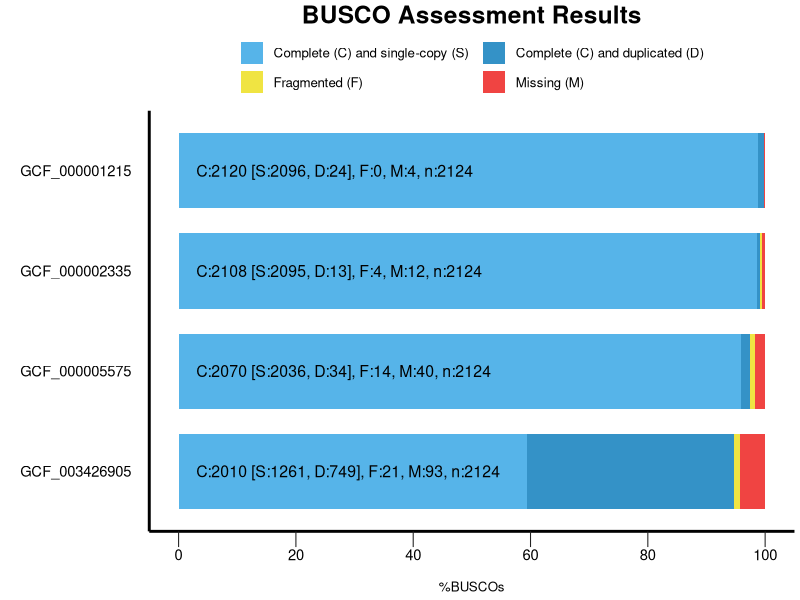

Generate this figure with R:
######################################
#
# BUSCO summary figure
# @version 4.0.0
# @since BUSCO 2.0.0
# 
# Copyright (c) 2016-2023, Evgeny Zdobnov (ez@ezlab.org)
# Licensed under the MIT license. See LICENSE.md file.
#
######################################

# Load the required libraries
library(ggplot2)
library("grid")

# !!! CONFIGURE YOUR PLOT HERE !!! 
# Output
my_output <- paste("busco/","busco_figure.png",sep="/") 
my_width <- 20
my_height <- 15
my_unit <- "cm"

# Colors
my_colors <- c("#56B4E9", "#3492C7", "#F0E442", "#F04442")
# Bar height ratio
my_bar_height <- 0.75

# Legend
my_title <- "BUSCO Assessment Results"

# Font
my_family <- "sans"
my_size_ratio <- 1

# !!! SEE YOUR DATA HERE !!! 
# Your data as generated by python, remove or add more
my_species <- c('GCF_000005575', 'GCF_000005575', 'GCF_000005575', 'GCF_000005575', 'GCF_000001215', 'GCF_000001215', 'GCF_000001215', 'GCF_000001215', 'GCF_000002335', 'GCF_000002335', 'GCF_000002335', 'GCF_000002335', 'GCF_003426905', 'GCF_003426905', 'GCF_003426905', 'GCF_003426905')
my_species <- factor(my_species)
my_species <- factor(my_species,levels(my_species)[c(length(levels(my_species)):1)]) # reorder your species here just by changing the values in the vector :
my_percentage <- c(95.9, 1.6, 0.7, 1.8, 98.7, 1.1, 0.0, 0.2, 98.6, 0.6, 0.2, 0.6, 59.4, 35.3, 1.0, 4.3)
my_values <- c(2036, 34, 14, 40, 2096, 24, 0, 4, 2095, 13, 4, 12, 1261, 749, 21, 93)

######################################
######################################
######################################
# Code to produce the graph
labsize = 1
if (length(levels(my_species)) > 10){
 labsize = 0.66
}
print("Plotting the figure ...")
category <- c(rep(c("S","D","F","M"),c(1)))
category <-factor(category)
category = factor(category,levels(category)[c(4,1,2,3)])
df = data.frame(my_species,my_percentage,my_values,category)

figure <- ggplot() + 
  
  geom_bar(aes(y = my_percentage, x = my_species, fill = category), position = position_stack(reverse = TRUE), data = df, stat="identity", width=my_bar_height) + 
  coord_flip() + 
  theme_gray(base_size = 8) + 
  scale_y_continuous(labels = c("0","20","40","60","80","100"), breaks = c(0,20,40,60,80,100)) + 
  scale_fill_manual(values = my_colors,labels =c(" Complete (C) and single-copy (S)  ",
                                                 " Complete (C) and duplicated (D)",
                                                 " Fragmented (F)  ",
                                                 " Missing (M)")) +   
  ggtitle(my_title) + 
  xlab("") + 
  ylab("\n%BUSCOs") + 

  theme(plot.title = element_text(family=my_family, hjust=0.5, colour = "black", size = rel(2.2)*my_size_ratio, face = "bold")) + 
  theme(legend.position="top",legend.title = element_blank()) + 
  theme(legend.text = element_text(family=my_family, size = rel(1.2)*my_size_ratio)) + 
  theme(panel.background = element_rect(color="#FFFFFF", fill="white")) + 
  theme(panel.grid.minor = element_blank()) + 
  theme(panel.grid.major = element_blank()) +
  theme(axis.text.y = element_text(family=my_family, colour = "black", size = rel(1.66)*my_size_ratio)) + 
  theme(axis.text.x = element_text(family=my_family, colour = "black", size = rel(1.66)*my_size_ratio)) + 
  theme(axis.line = element_line(size=1*my_size_ratio, colour = "black")) + 
  theme(axis.ticks.length = unit(.85, "cm")) + 
  theme(axis.ticks.y = element_line(colour="white", size = 0)) + 
  theme(axis.ticks.x = element_line(colour="#222222")) + 
  theme(axis.ticks.length = unit(0.4, "cm")) + 
  theme(axis.title.x = element_text(family=my_family, size=rel(1.2)*my_size_ratio)) + 
  
  guides(fill = guide_legend(override.aes = list(colour = NULL))) +
  guides(fill=guide_legend(nrow=2,byrow=TRUE))
  
  for(i in rev(c(1:length(levels(my_species))))){
    detailed_values <- my_values[my_species==my_species[my_species==levels(my_species)[i]]]
    total_buscos <- sum(detailed_values)
    figure <- figure + 
    annotate("text", label=paste("C:", detailed_values[1] + detailed_values[2], " [S:", detailed_values[1], ", D:", detailed_values[2], "], F:", detailed_values[3], ", M:", detailed_values[4], ", n:", total_buscos, sep=""), 
             y=3, x = i, size = labsize*4*my_size_ratio, colour = "black", hjust=0, family=my_family)
  }
  
ggsave(figure, file=my_output, width = my_width, height = my_height, unit = my_unit)
print("Done")
